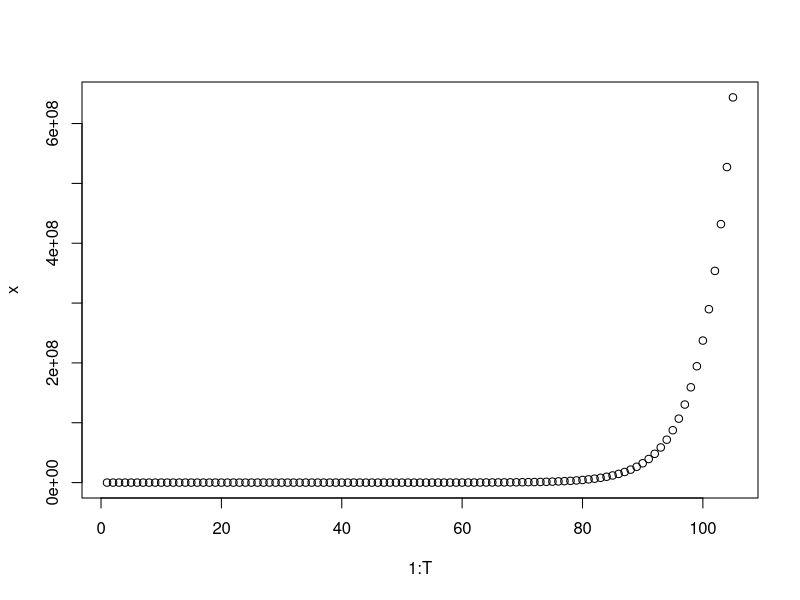

This chart was generated by the following R code:
## Serially correlated instruments
##

## Make x
p <- 2
T <- 105
x0 <- rep(0.5,p)
x <- c(x0, rep(0,T-p))
rho <- seq(1.1, (p+0.1), by=1)
rho <- 1/rho
for(i in (p+1):T){
  x[i] <- t(x[(i-p):(i-1)])%*%c(rho) + rnorm(1)
}
plot(1:T,x)
